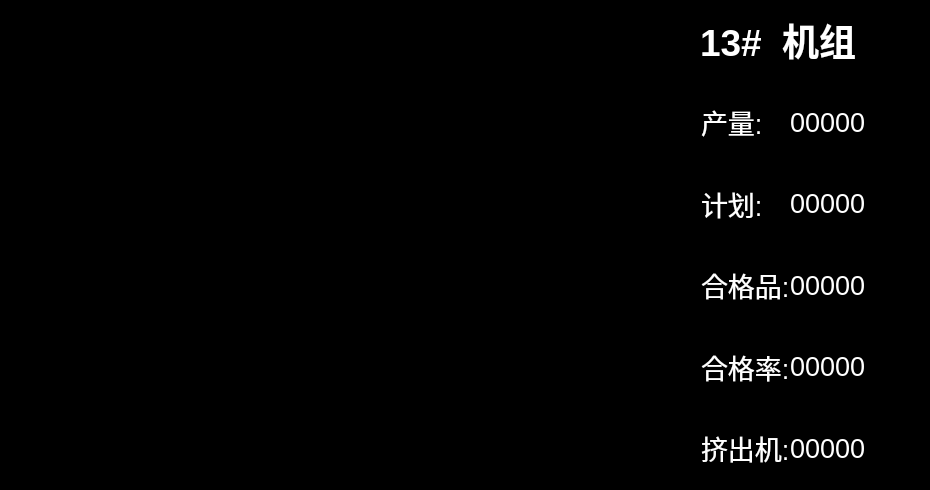
     <widget class="QFrame" name="frame_curve13">
      <property name="geometry">
       <rect>
        <x>30</x>
        <y>1530</y>
        <width>930</width>
        <height>490</height>
       </rect>
      </property>
      <property name="styleSheet">
       <string notr="true">background-color: rgb(0, 0, 0);</string>
      </property>
      <property name="frameShape">
       <enum>QFrame::StyledPanel</enum>
      </property>
      <property name="frameShadow">
       <enum>QFrame::Raised</enum>
      </property>
      <widget class="QLabel" name="curve13_title">
       <property name="geometry">
        <rect>
         <x>700</x>
         <y>0</y>
         <width>190</width>
         <height>80</height>
        </rect>
       </property>
       <property name="sizeIncrement">
        <size>
         <width>0</width>
         <height>0</height>
        </size>
       </property>
       <property name="font">
        <font>
         <pointsize>28</pointsize>
         <weight>75</weight>
         <bold>true</bold>
        </font>
       </property>
       <property name="layoutDirection">
        <enum>Qt::LeftToRight</enum>
       </property>
       <property name="autoFillBackground">
        <bool>false</bool>
       </property>
       <property name="styleSheet">
        <string notr="true">color: rgb(255, 255, 255);</string>
       </property>
       <property name="text">
        <string>13#  机组</string>
       </property>
      </widget>
      <widget class="QWidget" name="curve13" native="true">
       <property name="geometry">
        <rect>
         <x>0</x>
         <y>0</y>
         <width>740</width>
         <height>490</height>
        </rect>
       </property>
      </widget>
      <widget class="QFrame" name="frame_data1_10">
       <property name="geometry">
        <rect>
         <x>700</x>
         <y>80</y>
         <width>230</width>
         <height>410</height>
        </rect>
       </property>
       <property name="frameShape">
        <enum>QFrame::StyledPanel</enum>
       </property>
       <property name="frameShadow">
        <enum>QFrame::Raised</enum>
       </property>
       <layout class="QGridLayout" name="gridLayout_13">
        <property name="leftMargin">
         <number>0</number>
        </property>
        <property name="topMargin">
         <number>0</number>
        </property>
        <property name="rightMargin">
         <number>0</number>
        </property>
        <property name="bottomMargin">
         <number>0</number>
        </property>
        <property name="spacing">
         <number>0</number>
        </property>
        <item row="0" column="0">
         <widget class="QLabel" name="curve1_lable1_10">
          <property name="sizePolicy">
           <sizepolicy hsizetype="Expanding" vsizetype="Expanding">
            <horstretch>1</horstretch>
            <verstretch>1</verstretch>
           </sizepolicy>
          </property>
          <property name="font">
           <font>
            <pointsize>20</pointsize>
           </font>
          </property>
          <property name="styleSheet">
           <string notr="true">color: rgb(255, 255, 255);</string>
          </property>
          <property name="text">
           <string>产量:</string>
          </property>
         </widget>
        </item>
        <item row="1" column="0">
         <widget class="QLabel" name="curve1_lable3_10">
          <property name="sizePolicy">
           <sizepolicy hsizetype="Preferred" vsizetype="Expanding">
            <horstretch>0</horstretch>
            <verstretch>1</verstretch>
           </sizepolicy>
          </property>
          <property name="font">
           <font>
            <pointsize>20</pointsize>
           </font>
          </property>
          <property name="styleSheet">
           <string notr="true">color: rgb(255, 255, 255);</string>
          </property>
          <property name="text">
           <string>计划:</string>
          </property>
         </widget>
        </item>
        <item row="1" column="1">
         <widget class="QLabel" name="curve1_lable4_10">
          <property name="font">
           <font>
            <pointsize>20</pointsize>
           </font>
          </property>
          <property name="styleSheet">
           <string notr="true">color: rgb(255, 255, 255);</string>
          </property>
          <property name="text">
           <string>00000</string>
          </property>
         </widget>
        </item>
        <item row="2" column="0">
         <widget class="QLabel" name="curve1_lable5_10">
          <property name="sizePolicy">
           <sizepolicy hsizetype="Preferred" vsizetype="Expanding">
            <horstretch>0</horstretch>
            <verstretch>1</verstretch>
           </sizepolicy>
          </property>
          <property name="font">
           <font>
            <pointsize>20</pointsize>
           </font>
          </property>
          <property name="styleSheet">
           <string notr="true">color: rgb(255, 255, 255);</string>
          </property>
          <property name="text">
           <string>合格品:</string>
          </property>
         </widget>
        </item>
        <item row="2" column="1">
         <widget class="QLabel" name="curve1_lable6_10">
          <property name="font">
           <font>
            <pointsize>20</pointsize>
           </font>
          </property>
          <property name="styleSheet">
           <string notr="true">color: rgb(255, 255, 255);</string>
          </property>
          <property name="text">
           <string>00000</string>
          </property>
         </widget>
        </item>
        <item row="3" column="0">
         <widget class="QLabel" name="curve1_lable7_10">
          <property name="sizePolicy">
           <sizepolicy hsizetype="Preferred" vsizetype="Expanding">
            <horstretch>0</horstretch>
            <verstretch>1</verstretch>
           </sizepolicy>
          </property>
          <property name="font">
           <font>
            <pointsize>20</pointsize>
           </font>
          </property>
          <property name="styleSheet">
           <string notr="true">color: rgb(255, 255, 255);</string>
          </property>
          <property name="text">
           <string>合格率:</string>
          </property>
         </widget>
        </item>
        <item row="3" column="1">
         <widget class="QLabel" name="curve1_lable8_10">
          <property name="font">
           <font>
            <pointsize>20</pointsize>
           </font>
          </property>
          <property name="styleSheet">
           <string notr="true">color: rgb(255, 255, 255);</string>
          </property>
          <property name="text">
           <string>00000</string>
          </property>
         </widget>
        </item>
        <item row="4" column="0">
         <widget class="QLabel" name="curve1_lable9_10">
          <property name="sizePolicy">
           <sizepolicy hsizetype="Preferred" vsizetype="Expanding">
            <horstretch>0</horstretch>
            <verstretch>1</verstretch>
           </sizepolicy>
          </property>
          <property name="font">
           <font>
            <pointsize>20</pointsize>
           </font>
          </property>
          <property name="styleSheet">
           <string notr="true">color: rgb(255, 255, 255);</string>
          </property>
          <property name="text">
           <string>挤出机:</string>
          </property>
         </widget>
        </item>
        <item row="4" column="1">
         <widget class="QLabel" name="curve1_lable10_10">
          <property name="font">
           <font>
            <pointsize>20</pointsize>
           </font>
          </property>
          <property name="styleSheet">
           <string notr="true">color: rgb(255, 255, 255);</string>
          </property>
          <property name="text">
           <string>00000</string>
          </property>
         </widget>
        </item>
        <item row="0" column="1">
         <widget class="QLabel" name="curve1_lable2_10">
          <property name="sizePolicy">
           <sizepolicy hsizetype="Expanding" vsizetype="Preferred">
            <horstretch>3</horstretch>
            <verstretch>0</verstretch>
           </sizepolicy>
          </property>
          <property name="font">
           <font>
            <pointsize>20</pointsize>
           </font>
          </property>
          <property name="styleSheet">
           <string notr="true">color: rgb(255, 255, 255);</string>
          </property>
          <property name="text">
           <string>00000</string>
          </property>
         </widget>
        </item>
       </layout>
      </widget>
      <zorder>curve13</zorder>
      <zorder>frame_data1_10</zorder>
      <zorder>curve13_title</zorder>
     </widget>
